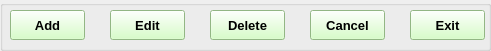
  <widget class="QGroupBox" name="btn_grpbox">
   <property name="geometry">
    <rect>
     <x>580</x>
     <y>730</y>
     <width>491</width>
     <height>51</height>
    </rect>
   </property>
   <property name="font">
    <font>
     <pointsize>10</pointsize>
    </font>
   </property>
   <property name="styleSheet">
    <string notr="true">

QGroupBox
{
border:1px solid Black;
};

background-color: rgb(240, 255, 252);</string>
   </property>
   <property name="title">
    <string/>
   </property>
   <property name="alignment">
    <set>Qt::AlignCenter</set>
   </property>
   <widget class="QPushButton" name="Add_btn">
    <property name="geometry">
     <rect>
      <x>10</x>
      <y>10</y>
      <width>75</width>
      <height>30</height>
     </rect>
    </property>
    <property name="font">
     <font>
      <pointsize>10</pointsize>
      <weight>75</weight>
      <bold>true</bold>
     </font>
    </property>
    <property name="styleSheet">
     <string notr="true">background-color: rgb(204, 255, 185);</string>
    </property>
    <property name="text">
     <string>Add</string>
    </property>
   </widget>
   <widget class="QPushButton" name="Edit_btn">
    <property name="geometry">
     <rect>
      <x>110</x>
      <y>10</y>
      <width>75</width>
      <height>30</height>
     </rect>
    </property>
    <property name="font">
     <font>
      <pointsize>10</pointsize>
      <weight>75</weight>
      <bold>true</bold>
     </font>
    </property>
    <property name="styleSheet">
     <string notr="true">background-color: rgb(204, 255, 185);</string>
    </property>
    <property name="text">
     <string>Edit</string>
    </property>
   </widget>
   <widget class="QPushButton" name="Delete_btn">
    <property name="geometry">
     <rect>
      <x>210</x>
      <y>10</y>
      <width>75</width>
      <height>30</height>
     </rect>
    </property>
    <property name="font">
     <font>
      <pointsize>10</pointsize>
      <weight>75</weight>
      <bold>true</bold>
     </font>
    </property>
    <property name="styleSheet">
     <string notr="true">background-color: rgb(204, 255, 185);</string>
    </property>
    <property name="text">
     <string>Delete</string>
    </property>
   </widget>
   <widget class="QPushButton" name="Cancel_btn">
    <property name="geometry">
     <rect>
      <x>310</x>
      <y>10</y>
      <width>75</width>
      <height>30</height>
     </rect>
    </property>
    <property name="font">
     <font>
      <pointsize>10</pointsize>
      <weight>75</weight>
      <bold>true</bold>
     </font>
    </property>
    <property name="styleSheet">
     <string notr="true">background-color: rgb(204, 255, 185);</string>
    </property>
    <property name="text">
     <string>Cancel</string>
    </property>
   </widget>
   <widget class="QPushButton" name="Exit_btn">
    <property name="geometry">
     <rect>
      <x>410</x>
      <y>10</y>
      <width>75</width>
      <height>30</height>
     </rect>
    </property>
    <property name="font">
     <font>
      <pointsize>10</pointsize>
      <weight>75</weight>
      <bold>true</bold>
     </font>
    </property>
    <property name="styleSheet">
     <string notr="true">background-color: rgb(204, 255, 185);</string>
    </property>
    <property name="text">
     <string>Exit</string>
    </property>
   </widget>
  </widget>
